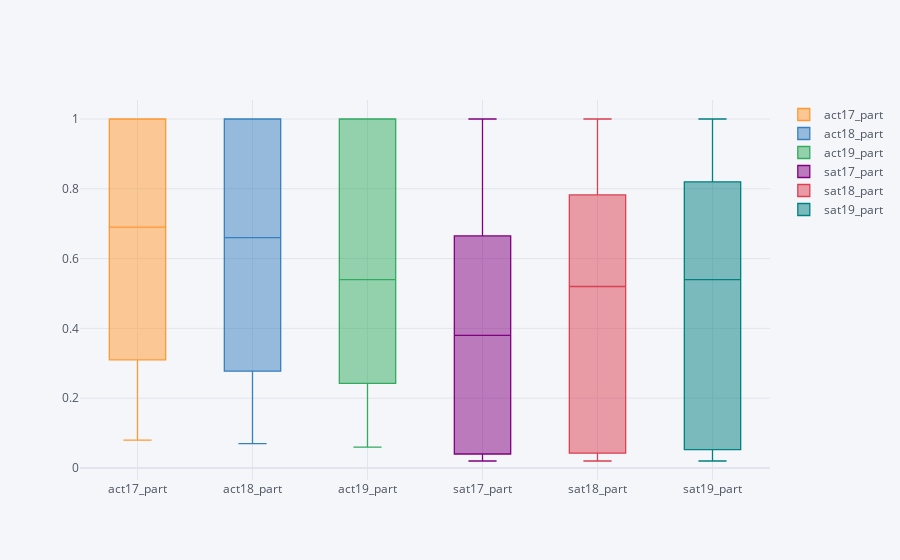

This figure's notebook cell:
### Code cell
df1[df1.columns[[2,4,6,8,10,12]]].iplot(kind='box')

### Figure 1 — Plotly figure (JSON) as saved in the notebook; plotly's stock layout.template omitted (floating-point values rounded to 4 significant figures)
{"data": [{"boxpoints": false, "line": {"width": 1.3}, "marker": {"color": "rgba(255, 153, 51, 1.0)"}, "name": "act17_part", "orientation": "v", "type": "box", "y": [1, 0.65, 0.62, 1, 0.31, 1, 0.31, 0.18, 0.32, 0.73, 0.55, 0.9, 0.38, 0.93, 0.35, 0.67, 0.73, 1, 1, 0.08, 0.28, 0.29, 0.29, 1, 1, 1, 1, 0.84, 1, 0.18, 0.34, 0.66, 0.31, 1, 0.98, 0.75, 1, 0.4, 0.23, 0.21, 1, 0.8, 1, 0.45, 1, 0.29, 0.29, 0.29, 0.69, 1, 1]}, {"boxpoints": false, "line": {"width": 1.3}, "marker": {"color": "rgba(55, 128, 191, 1.0)"}, "name": "act18_part", "orientation": "v", "type": "box", "y": [1, 0.33, 0.66, 1, 0.27, 0.3, 0.26, 0.17, 0.32, 0.66, 0.53, 0.89, 0.36, 0.43, 0.32, 0.68, 0.71, 1, 1, 0.07, 0.31, 0.25, 0.22, 0.99, 1, 1, 1, 1, 1, 0.16, 0.31, 0.67, 0.27, 1, 0.98, 1, 1, 0.42, 0.2, 0.15, 1, 0.77, 1, 0.45, 1, 0.24, 0.24, 0.24, 0.65, 1, 1]}, {"boxpoints": false, "line": {"width": 1.3}, "marker": {"color": "rgba(50, 171, 96, 1.0)"}, "name": "act19_part", "orientation": "v", "type": "box", "y": [1, 0.38, 0.73, 1, 0.23, 0.27, 0.22, 0.13, 0.32, 0.54, 0.49, 0.8, 0.31, 0.35, 0.29, 0.66, 0.72, 1, 1, 0.06, 0.28, 0.21, 0.19, 0.95, 1, 0.82, 1, 1, 1, 0.14, 0.25, 0.63, 0.22, 1, 0.96, 1, 1, 0.42, 0.17, 0.12, 0.78, 0.75, 1, 0.39, 1, 0.2, 0.21, 0.24, 0.49, 1, 1]}, {"boxpoints": false, "line": {"width": 1.3}, "marker": {"color": "rgba(128, 0, 128, 1.0)"}, "name": "sat17_part", "orientation": "v", "type": "box", "y": [0.05, 0.38, 0.3, 0.03, 0.53, 0.11, 1, 1, 1, 0.83, 0.61, 0.55, 0.93, 0.09, 0.63, 0.02, 0.04, 0.04, 0.04, 0.95, 0.69, 0.76, 1, 0.03, 0.02, 0.03, 0.1, 0.03, 0.26, 0.96, 0.7, 0.11, 0.67, 0.49, 0.02, 0.12, 0.07, 0.43, 0.65, 0.71, 0.5, 0.03, 0.05, 0.62, 0.03, 0.6, 0.65, 0.64, 0.14, 0.03, 0.03]}, {"boxpoints": false, "line": {"width": 1.3}, "marker": {"color": "rgba(219, 64, 82, 1.0)"}, "name": "sat18_part", "orientation": "v", "type": "box", "y": [0.06, 0.43, 0.29, 0.05, 0.6, 1, 1, 1, 0.92, 0.56, 0.7, 0.56, 1, 0.99, 0.63, 0.03, 0.04, 0.04, 0.04, 0.99, 0.76, 0.8, 1, 0.04, 0.03, 0.04, 0.1, 0.03, 0.23, 0.96, 0.82, 0.16, 0.79, 0.52, 0.02, 0.18, 0.08, 0.48, 0.7, 0.97, 0.55, 0.03, 0.06, 0.66, 0.04, 0.64, 0.68, 0.69, 0.28, 0.03, 0.03]}, {"boxpoints": false, "line": {"width": 1.3}, "marker": {"color": "rgba(0, 128, 128, 1.0)"}, "name": "sat19_part", "orientation": "v", "type": "box", "y": [0.07, 0.41, 0.31, 0.06, 0.63, 1, 1, 1, 0.94, 1, 0.71, 0.54, 1, 1, 0.66, 0.03, 0.04, 0.04, 0.05, 0.99, 0.82, 0.81, 1, 0.04, 0.03, 0.04, 0.09, 0.03, 0.2, 0.95, 0.82, 0.18, 0.79, 0.51, 0.02, 0.19, 0.22, 0.51, 0.7, 1, 0.68, 0.03, 0.07, 0.68, 0.04, 0.66, 0.68, 0.7, 0.99, 0.03, 0.03]}], "layout": {"legend": {"bgcolor": "#F5F6F9", "font": {"color": "#4D5663"}}, "paper_bgcolor": "#F5F6F9", "plot_bgcolor": "#F5F6F9", "title": {"font": {"color": "#4D5663"}}, "xaxis": {"gridcolor": "#E1E5ED", "showgrid": true, "tickfont": {"color": "#4D5663"}, "title": {"font": {"color": "#4D5663"}, "text": ""}, "zerolinecolor": "#E1E5ED"}, "yaxis": {"gridcolor": "#E1E5ED", "showgrid": true, "tickfont": {"color": "#4D5663"}, "title": {"font": {"color": "#4D5663"}, "text": ""}, "zerolinecolor": "#E1E5ED"}}}
